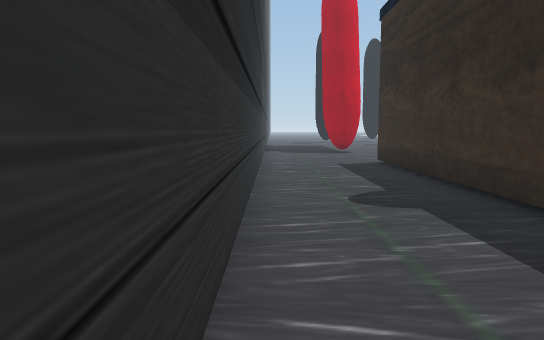
[1] (above)

18 first-person views from a walk through a Unity game level. The camera is 1.2 m above the floor, tilts 6° down and sees 70° across. The floor is counted in squares, 1 m on a side. Each view is taken from the middle of a square. On the plan, view 1 faces up. The plan holds only what a view shows up to about 15 squares ahead; the rest is blank. The place goes on beyond the plan. The player is left out. Some surface patterns are stand-ins.

[2]
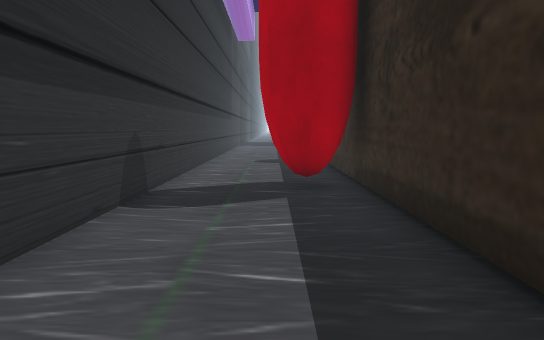

[3]
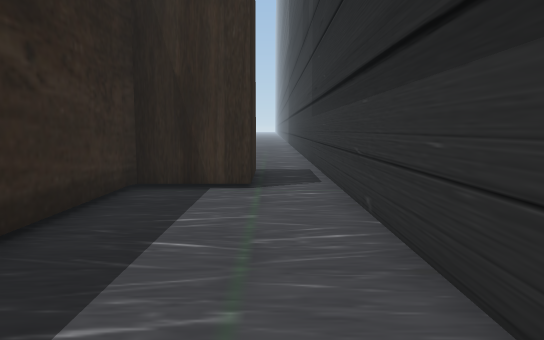

[4]
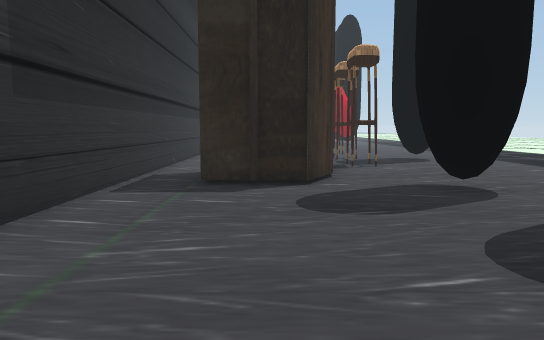

[5]
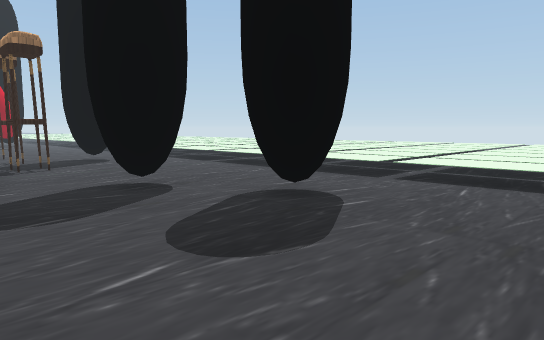

[6]
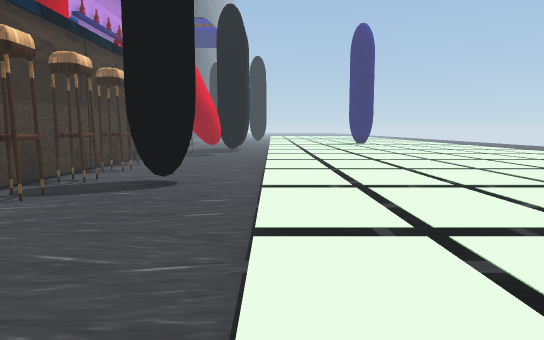

[7]
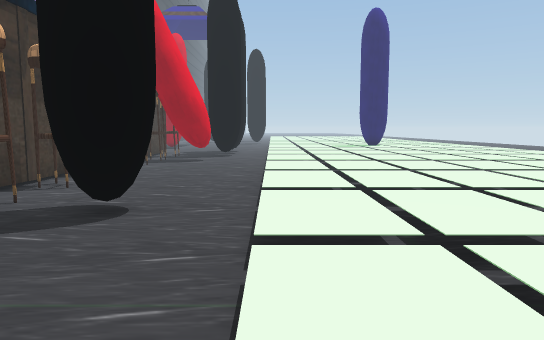

[8]
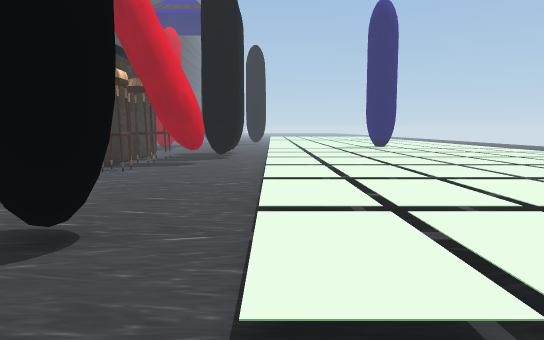

[9]
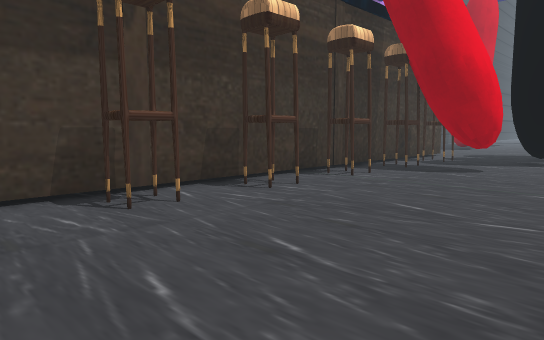

[10]
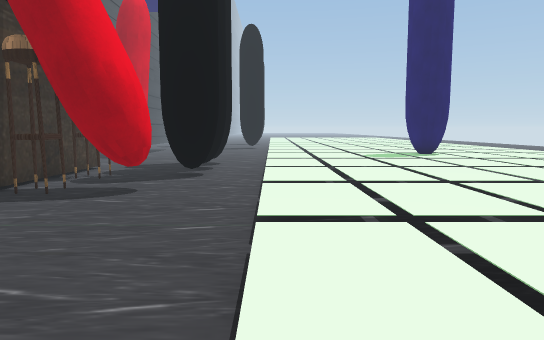

[11]
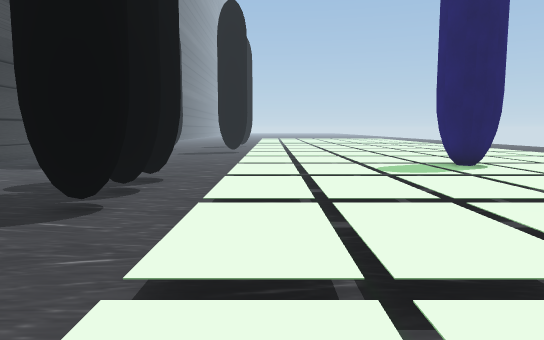

[12]
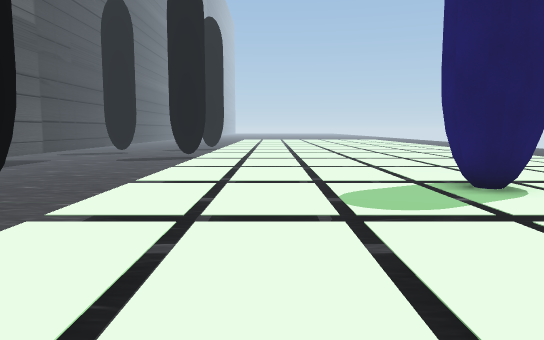

[13]
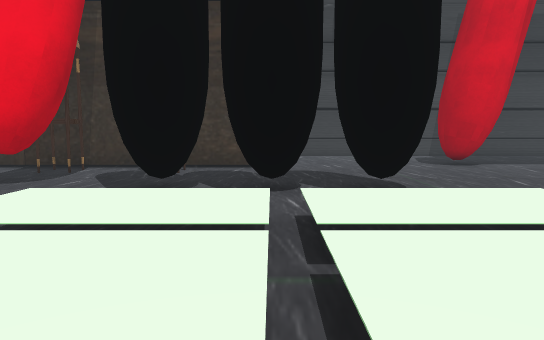

[14]
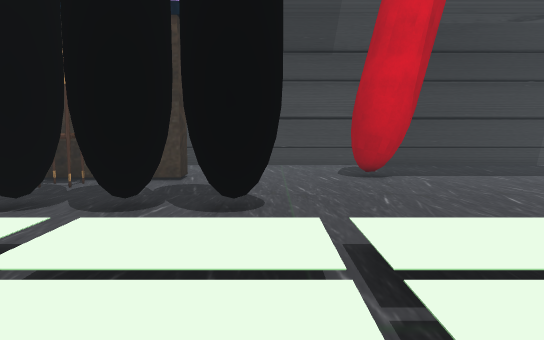

[15]
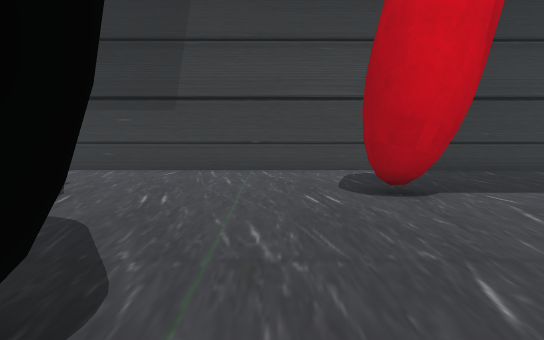

[16]
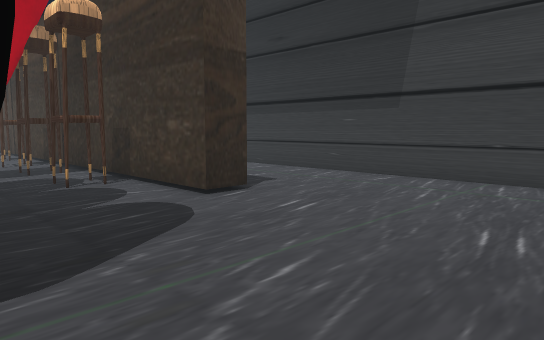

[17]
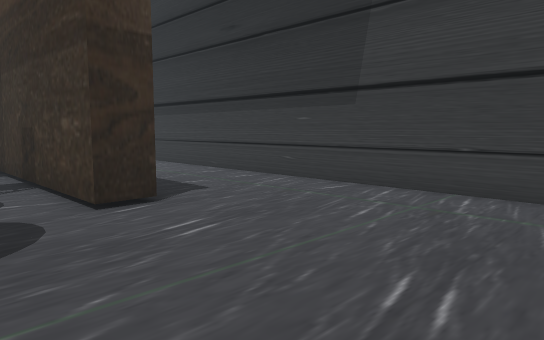

[18]
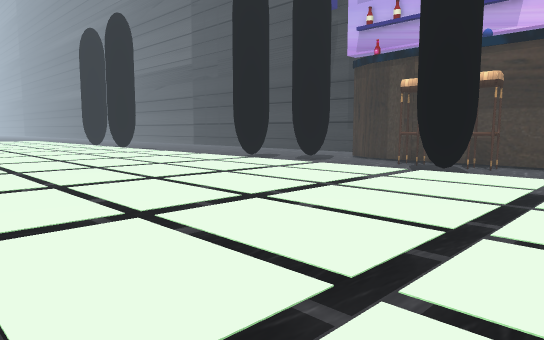

### Floor plan
Key: @ floor where view 1 was taken; # wall or solid block; x gap in a wall; . main floor; : floor 0.5 m higher than the main floor; / step, stairs or slope; S stool; T thing the floor can be seen under or through.
Columns run from 1 left of view 1 to 23 right of it. Each row starts with its distance up from view 1.
 24 #........... /:/:/:/:::
 23 #............/:/:/:/:::
 22 #............/:/:/:/:::
 21 #... #......./:/:/:/:::
 20 #...##......./:/:/:/::::/
 19 #............/:/:/:/::::/
 18 #............///////  ///
 17 #.........TT./:/:/:/##::
 16 #.........TT./:/:/:/##:
 15 #.........T../:/:/:/:::
 14 #....##...TT./////////
 13 #....##...T../:/:/:/::::
 12 #....##...TT./:/:/:/::::
 11 #....##S..TT./:/:/:/:::
 10 #....##....../:/:/:/::
  9 #....##....../:/:/:/::
  8 #....##Sx#.../:/:/:/:
  7 #....##......///////
  6 #....##....../:/:/:/
  5 #....##S...../:/:/:/::::
  4 #....##....../:/:/:/::::
  3 #....##......///////////
  2 #....##S...../:/:/:/::::
  1 #..  ##....../:/:/:/::: /
  0 #@.####....../:/:/:/:::
 -1 #...###S...../:/:/:/::::
 -2 #....##....../:/:/:/::::
 -3 #....##....../:/:/:/::::
 -4 #....##S.##..///////////
 -5 #....##..##../:/:/:/::::
 -6 #....##....../:/:/:/::::
 -7 #....# S...../:/:/:/::::
 -8 #....# ......//////////
 -9 #..### ....../:/:/:/:::
-10 #..###......./:/:/:/:::
-11 #..###......./:/:/:/:::
-12 #.. #..TT..../:/:/:/::
-13 #......TT..../:/:/:/::
-14 #........  ../:/:/:/::
-15 #........TT../////////
-16 #........TT../:/:/:/::
-17   .........../:/:/:/::
-18   .........../:/:/
-19       .......
-20     .

Where each view was taken, in squares from view 1:
view 1: 0 up, 0 right, facing up
view 2: 8 down, 2 right, facing up
view 3: 1 down, 1 right, facing down
view 4: 20 down, 3 right, facing up
view 5: 20 down, 3 right, facing up-right
view 6: 16 down, 12 right, facing up
view 7: 12 down, 12 right, facing up
view 8: 10 down, 12 right, facing up
view 9: 4 down, 12 right, facing up-left
view 10: 2 down, 12 right, facing up
view 11: 4 up, 13 right, facing up
view 12: 9 up, 15 right, facing up
view 13: 14 up, 17 right, facing left
view 14: 17 up, 17 right, facing left
view 15: 18 up, 11 right, facing left
view 16: 20 up, 9 right, facing down-left
view 17: 20 up, 7 right, facing down-left
view 18: 1 up, 23 right, facing down-left
